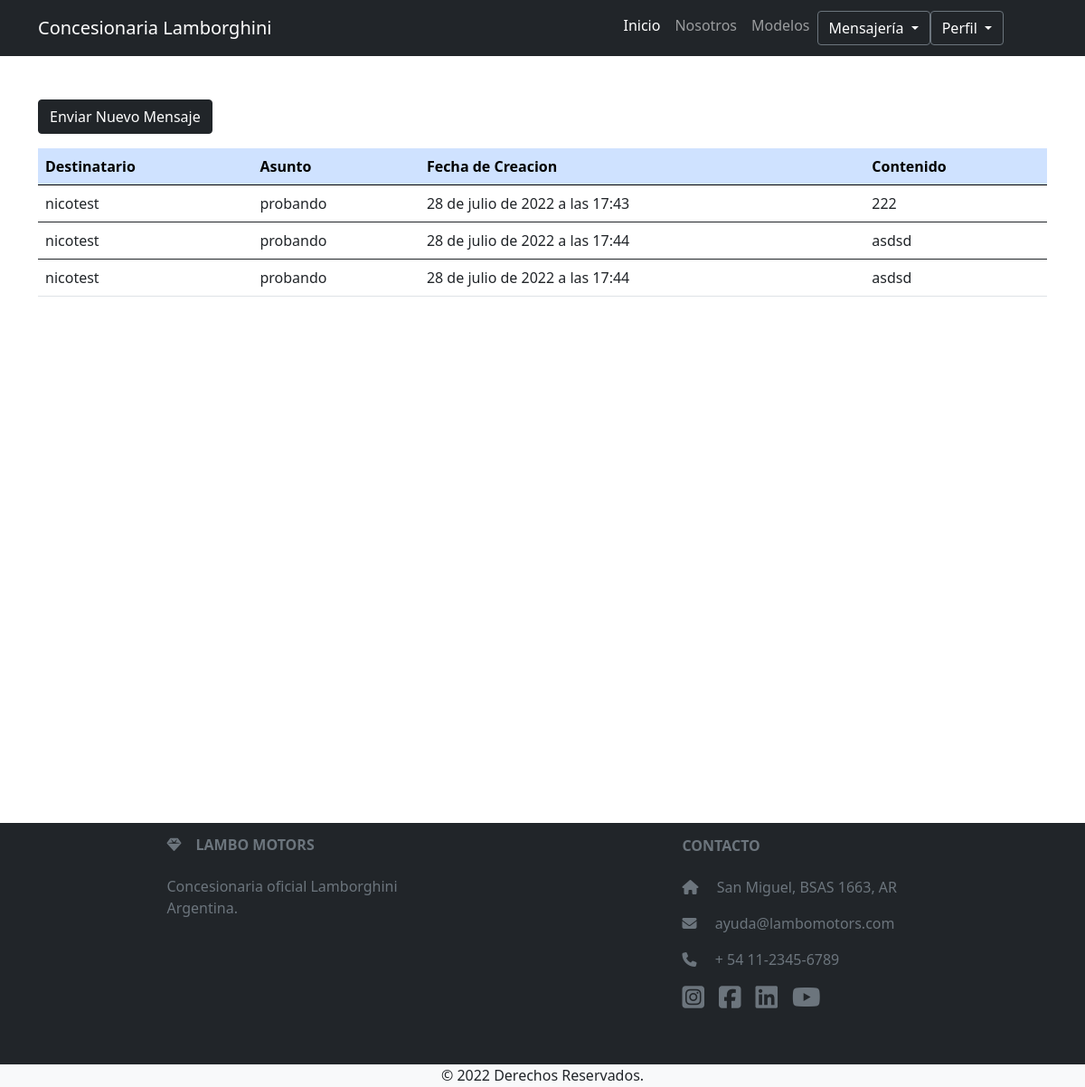
/mensajes_enviados/ (signed in), run on the app's committed database.
### ProyectoFinalApp/models.py (models this page shows, shortened)
class Mensaje(models.Model):
    autor = models.ForeignKey(User, related_name = "autor", on_delete=models.CASCADE)
    destinatario = models.ForeignKey(User, related_name = "destinatario", on_delete=models.CASCADE)
    fecha_hora = models.DateTimeField(auto_now_add=True)
    contenido = models.TextField()
    asunto = models.CharField(max_length=200)
    class Meta:
        verbose_name = 'Mensaje'
        verbose_name_plural = 'Mensajes'

### ProyectoFinalApp/views.py (the view)
# urls.py: path('mensajes_enviados/', mensajes_enviados, name="mensajes_enviados"),
@login_required
def mensajes_enviados(request):
    mensajes_enviados = Mensaje.objects.filter(autor=request.user)
    if len(mensajes_enviados) > 0:
        mensajes_enviados = Mensaje.objects.filter(autor=request.user)
        return render(request, 'ProyectoFinalApp/mensajes_enviados.html', {'mensajes_enviados': mensajes_enviados})
    else:
        prueba = "No hay mensajes enviados"
        return render(request, 'ProyectoFinalApp/mensajes_enviados.html', {'prueba': prueba})

### ProyectoFinalApp/templates/ProyectoFinalApp/mensajes_enviados.html
{% extends 'ProyectoFinalApp/header.html' %}
{% load static %}
{% block contenidoPagina %}
<section style="height: 100vh">
    <div class="container mt-5">
        <div class="row">
            <div class="col">
                <a href="{% url 'mensajes' %}" class="btn btn-dark mb-3">Enviar Nuevo Mensaje</a>
                <table class="table">
                  <thead class="table-primary">
                      <tr>
                          <th scope="col">Destinatario</th>
                          <th scope="col">Asunto</th>
                          <th scope="col">Fecha de Creacion</th>
                          <th scope="col">Contenido</th>
                        </tr>
                  </thead>
                        {% if prueba != null%}
                        <div class="card text-center">
                            <div class="card-header">
                              Mensajes
                            </div>
                            <div class="card-body">
                              <h5 class="card-title">Lo sentimos!</h5>
                              <p class="card-text">Todavia no hay ningun mensaje en su bandeja de entrada.</p>
                              <a href="{% url 'inicio' %}" class="btn btn-dark">Volver</a>
                            </div>
                          </div>
                        {%else%}
                        {% for mensaje in mensajes_enviados %}
                            <tbody>
                        <tr>
                           <td>{{mensaje.destinatario}}</td>
                           <td>{{mensaje.asunto}}</td>
                           <td>{{mensaje.fecha_hora}}</td>
                           <td>{{mensaje.contenido}}</td>
                        </tr>
                        {% endfor %}
                        {% endif %}
                    </tbody>
                  </table>
            </div>
        </div>
     </div>
</section>
{% endblock %}

### ProyectoFinalApp/static/ProyectoFinalApp/css/styles.css (style rules this page uses)
a { text-decoration: none!important; color: black; }

### data on the page
Mensaje: destinatario "nicotest", asunto "probando", fecha_hora "28 de julio de 2022 a las 17:43", contenido "222"
Mensaje: destinatario "nicotest", asunto "probando", fecha_hora "28 de julio de 2022 a las 17:44", contenido "asdsd"
Mensaje: destinatario "nicotest", asunto "probando", fecha_hora "28 de julio de 2022 a las 17:44", contenido "asdsd"
